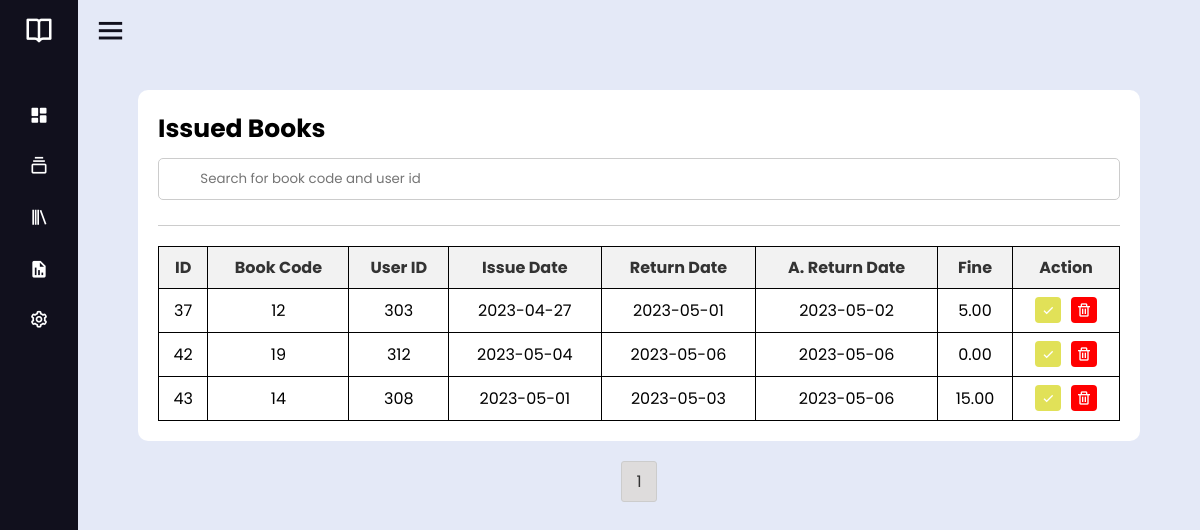
The page /librarian/issued-books.php (signed in) on the database its author committed.
### tables this page shows
CREATE TABLE `tbl_issued` (
  `id` int(11) NOT NULL,
  `book_code` int(11) NOT NULL,
  `user_id` int(11) NOT NULL,
  `issue_date` date NOT NULL,
  `return_date` date NOT NULL,
  `actual_return_date` date DEFAULT NULL,
  `fine` decimal(5,2) DEFAULT NULL
);

### librarian/issued-books.php (the view, shortened to what this page needs)
<?php
$servername = "localhost";
$username = "root";
$password = "";
$dbname = "lib_sys";
$conn = new mysqli($servername, $username, $password, $dbname);
$sql = "SELECT COUNT(*) as total FROM tbl_issued";
$result = mysqli_query($conn, $sql);
$row = mysqli_fetch_assoc($result);
$totalRecords = $row['total'];
$recordsPerPage = 5;
$totalPages = ceil($totalRecords / $recordsPerPage);
$currentpage = isset($_GET['page']) ? $_GET['page'] : 1;
$offset = ($currentpage - 1) * $recordsPerPage;
if ($_SERVER["REQUEST_METHOD"] == "POST") {
    $search = $_POST["search"];
    $sql = "SELECT * FROM tbl_issued
            WHERE book_code LIKE '%$search%' OR user_id LIKE '%$search%'
            LIMIT $offset, $recordsPerPage";
    $result = mysqli_query($conn, $sql);
} else {
    $sql = "SELECT * FROM tbl_issued
            LIMIT $offset, $recordsPerPage";
    $result = mysqli_query($conn, $sql);
}
?>
<!DOCTYPE html>
<html lang="en">
<head>
    <link rel="stylesheet" href="../css/course.css">
    <link rel="stylesheet" href="../css/course-year.css">
    <link rel="stylesheet" href="../css/pagination.css">
    <link href='https://unpkg.com/boxicons@2.0.7/css/boxicons.min.css' rel='stylesheet'>
    <link href="https://cdn.lineicons.com/3.0/lineicons.css" rel="stylesheet" />
</head>
<body>
    <?php include 'sidebar.php';?>
    <div class="course-management">
    <div class="title">Issued Books
        </div>
        <div class="search-bar">
                <form method="post" action="">
                    <i class="lni lni-magnifier" style="position: absolute; color: gray; padding-left: 90px; padding-top: 12px; left: 0px;"></i>
                    <input type="text" id="search-issued" name="search" placeholder="&nbsp; &nbsp; &nbsp; Search for book code and user id" class="left-align input-field">
                </form>
            </div>
            <br>
        <div class="line"></div>
        <?php
        if (mysqli_num_rows($result) == 0) {
         echo '<p>Sorry, There is no results found.</p>';
        } else {
        echo '<table>';
        echo '<tr>';
        echo '<th>ID</th>';
        echo '<th>Book Code</th>';
        echo '<th>User ID</th>';
        echo '<th>Issue Date</th>';
        echo '<th>Return Date</th>';
        echo '<th>A. Return Date</th>';
        echo '<th>Fine</th>';
        echo '<th>Action</th>';
        echo '</tr>';
        while ($row = mysqli_fetch_array($result)) {
            echo '<tr>';
            echo '<td>' . $row['id'] . '</td>';
            echo '<td>' . $row['book_code'] . '</td>';
            echo '<td>' . $row['user_id'] . '</td>';
            echo '<td>' . $row['issue_date'] . '</td>';
            echo '<td>' . $row['return_date'] . '</td>';
            echo '<td>' . $row['actual_return_date'] . '</td>';
            echo '<td>' . $row['fine'] . '</td>';
	        echo '<td>';
            echo '<a href="update-issue.php?id=' . $row['id'] . '"><i class="bx bx-check"></i></a>';
            echo '<a href="delete-issued-books.php?id=' . $row['id'] . '" onclick="return confirm(\'Are you sure you want to delete this record?\');"><i class="bx bx-trash"></i></a>';
            echo '</td>';
            echo '</tr>';
        }
        echo '</table>';
    }
        ?>
    </div>
    <div class="pagination">
        <ul>
            <?php
            for ($i = 1; $i <= $totalPages; $i++) {
                echo '<li><a href="?page=' . $i . '">' . $i . '</a></li>';
            }
            ?>
        </ul>
    </div>
</body>
</html>

### css/course.css (style rules this page uses)
* { font-family: 'Poppins', sans-serif; }
.course-management { background-color: #fff; border-radius: 10px; padding: 20px; margin-left: 60px; margin-right: 60px; margin-top: 30px; }
.title { font-size: 25px; margin-bottom: 10px; font-weight: bold; }
.line { height: 1px; background-color: #ccc; margin-bottom: 20px; }
input[type="text"], input[type="email"], input[type="number"], input[type="file"], input[type="password"] { padding: 10px; border-radius: 5px; border: 1px solid #ccc; width: 100%; }

### css/course-year.css (style rules this page uses)
table { border-collapse: collapse; border: 1px solid #000; width: 100%; margin-top: 20px; }
th, td { text-align: center; padding: 8px; font-size: 16px; border: 1px solid #000; }
th { background-color: #f2f2f2; color: #333; }
.pagination { margin-top: 20px; text-align: center; }
.pagination ul { display: inline-block; padding: 0; margin: 0; }
.pagination li { display: inline; margin: 0 5px; }
.pagination a { color: #333; padding: 5px 10px; border-radius: 3px; text-decoration: none; }
.bx { border-radius: 0; }
.bx-check { color: white; background-color: rgb(225, 225, 88); padding: 5px; border-radius: 4px; margin-right: 5px; }
.bx-trash { color: white; background-color: red; padding: 5px; border-radius: 4px; margin-left: 5px; }

### css/pagination.css (style rules this page uses)
.pagination { display: flex; justify-content: center; margin-top: 20px; }
.pagination ul { list-style-type: none; margin: 0; padding: 0; display: flex; }
.pagination ul li { display: inline; margin: 0 5px; }
.pagination ul li a { display: block; padding: 7px 14px; background-color: #dedcdc; color: #333; text-decoration: none; border: 1px solid #ccc; transition: background-color 0.3s ease; }

### css/navigation.css (style rules this page uses)
* { margin: 0; padding: 0; box-sizing: border-box; font-family: 'Poppins', sans-serif; }

### librarian/issued-books.php (style rules this page uses)
.left-align::placeholder { text-align: left !important; padding-left: 10px !important; }
.input-field { text-align: center !important; color: gray; }

### rows shown on the page
tbl_issued: id "37", book_code "12", user "303", issue_date "2023-04-27", return_date "2023-05-01", actual_return_date "2023-05-02", fine "5.00"
tbl_issued: id "42", book_code "19", user "312", issue_date "2023-05-04", return_date "2023-05-06", actual_return_date "2023-05-06", fine "0.00"
tbl_issued: id "43", book_code "14", user "308", issue_date "2023-05-01", return_date "2023-05-03", actual_return_date "2023-05-06", fine "15.00"
